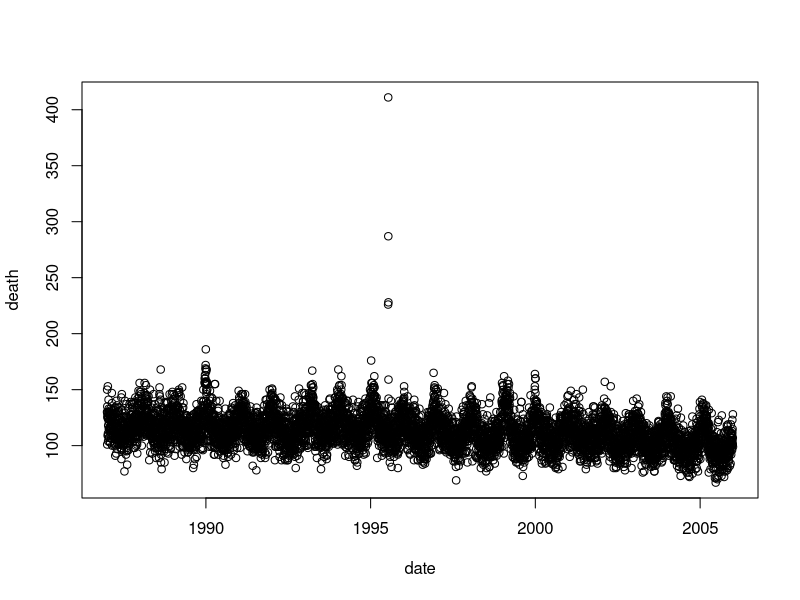
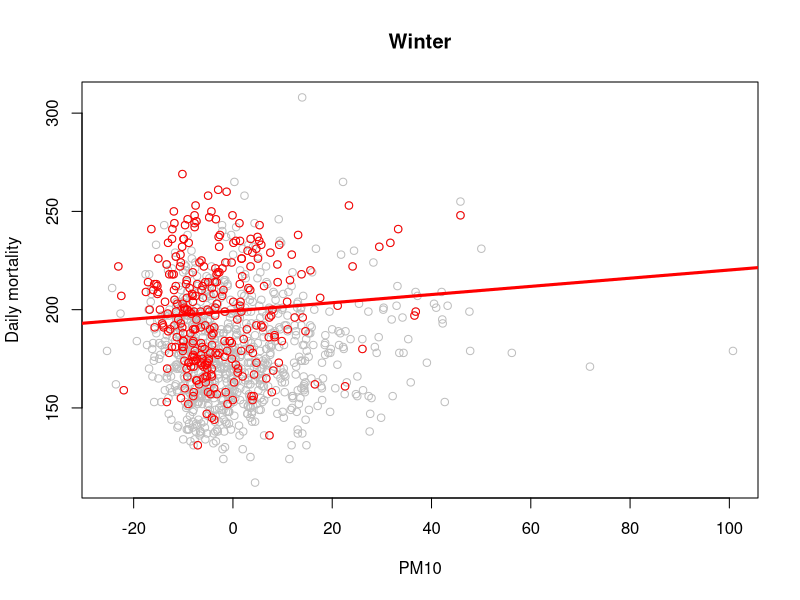
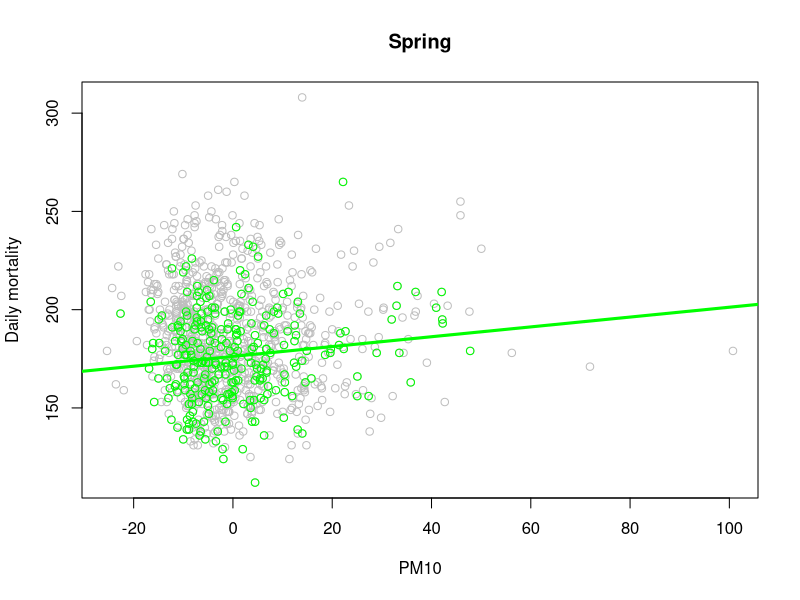
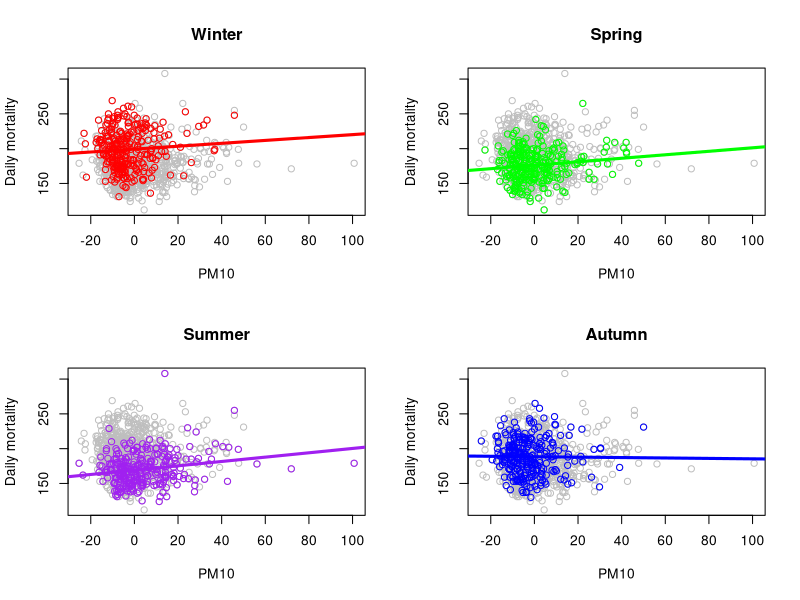
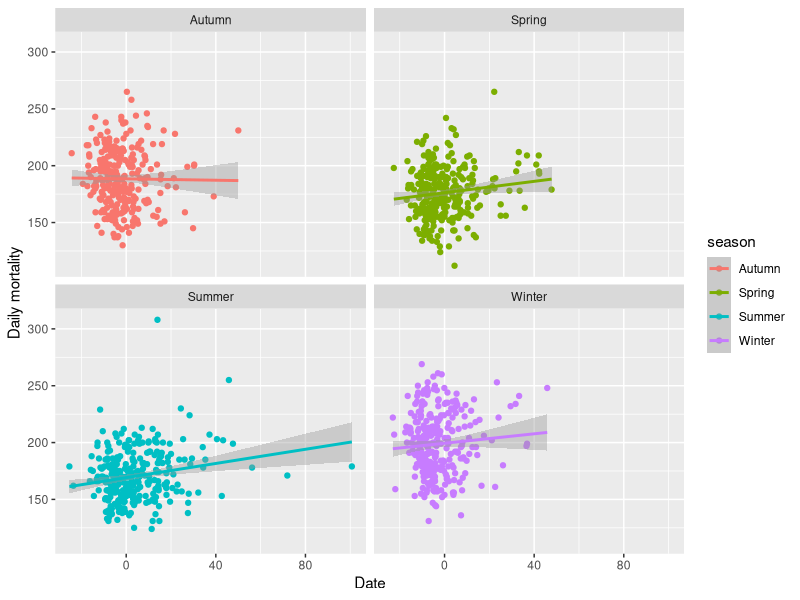

Source code (R) for these figures, in order:
## ---- chunk 1
library(lubridate)
library(tidyverse)
chicago.data<-read.csv("./Module2/nmmaps/chicago.csv", stringsAsFactors=FALSE)
ny.data<-read.csv("./Module2/nmmaps/ny.csv", stringsAsFactors=FALSE)
names(chicago.data)
head(chicago.data)
chicago.data$date = ymd(chicago.data$date)
ny.data$date = ymd(ny.data$date) 
class(ny.data$date)
### makes date variable a date-time object
### fun ways to extract date information that you probably don't need to worry about
wday(chicago.data$date)[1:10]
wday(chicago.data$date, label=T)[1:10]
month(chicago.data$date)[1:10]
month(chicago.data$date, label=T)[1:10]
year(chicago.data$date)[1:10]

## ---- chunk 2
plot(death ~ date, data=chicago.data)
## ---- chunk 3
makeSubPlot<-function(dataSub, mainLabel, pointColor){
  ## make a scatter plot with all data points
  plot(death ~ pm10, data=ny.data, ylab="Daily mortality", xlab="PM10", main=mainLabel, col="gray")
  ## add colored points to specific data subset
  points(death ~ pm10, data=dataSub, col=pointColor)
  ## add best fit line for specific data subset
  abline(lm(death ~ pm10, data=dataSub), col=pointColor, lwd=3)
  ## return a summary of the linear model output
  return(summary(lm(death ~ pm10, data=ny.data)))
}

## ---- chunk 4
makeSubPlot(subset(ny.data, season=="Winter"), "Winter", "red")
makeSubPlot(subset(ny.data, season=="Spring"), "Spring", "green")
## ---- chunk 5
colsToUse<-c("red", "green", "purple", "blue")
names(colsToUse)<-c("Winter", "Spring", "Summer", "Autumn")
par(mfrow=c(2,2))
mortalityBySeason<-lapply(names(colsToUse), function(x) makeSubPlot(subset(ny.data, season == x), x, colsToUse[x]))
names(mortalityBySeason)<-names(colsToUse)
## ---- chunk 6
ny.data %>%
  ggplot(aes(x = pm10, y = death, col=season)) + 
  geom_point() + 
  facet_wrap(~season) + 
  labs(y = "Daily mortality", x = "Date") +
  geom_smooth(method = "lm")
## ---- chunk 7
glm.model1 = glm(death ~ pm10, data=ny.data, family=poisson)
summary(glm.model1)
## ---- chunk 8
glm.model2 = glm(death ~ pm10 + as.factor(season), data=ny.data, family=poisson)
summary(glm.model2)
